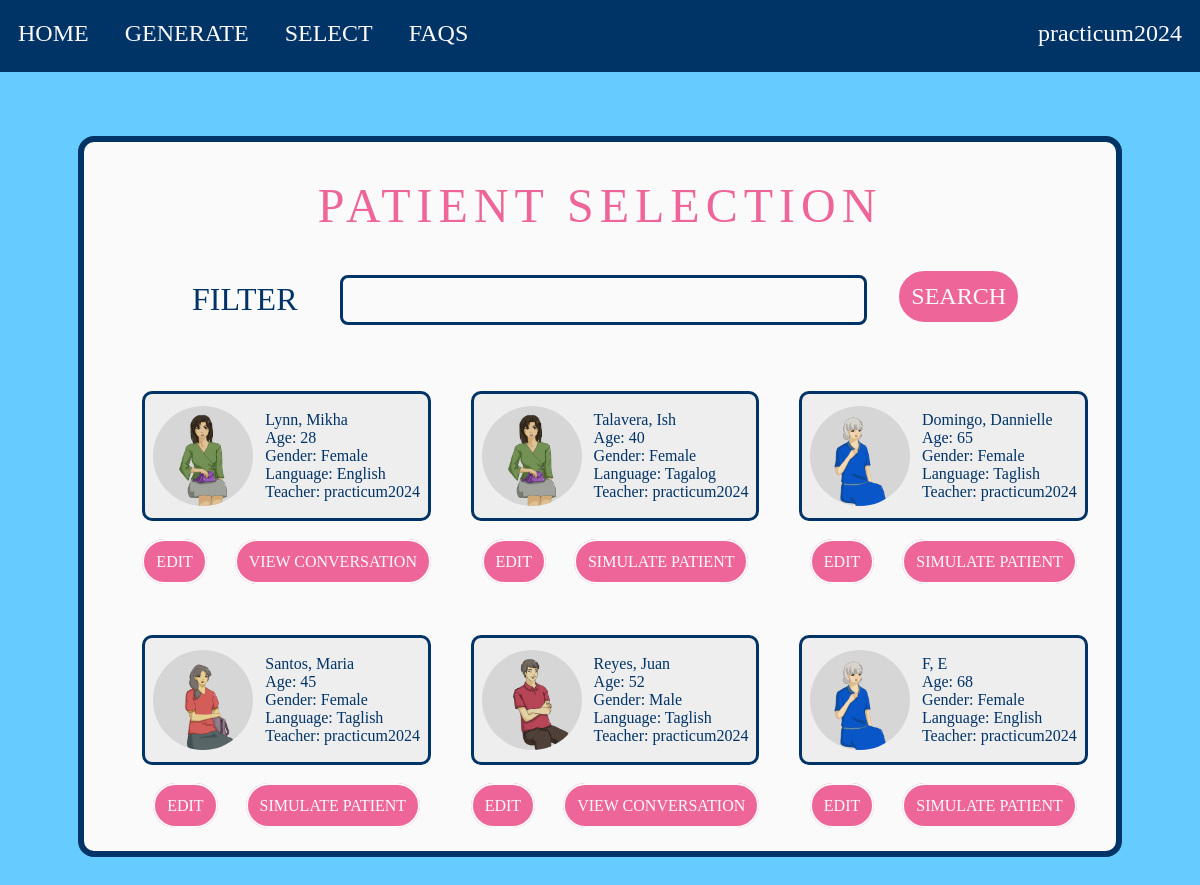
/select/ (signed in), run on an earlier commit of the app's database.
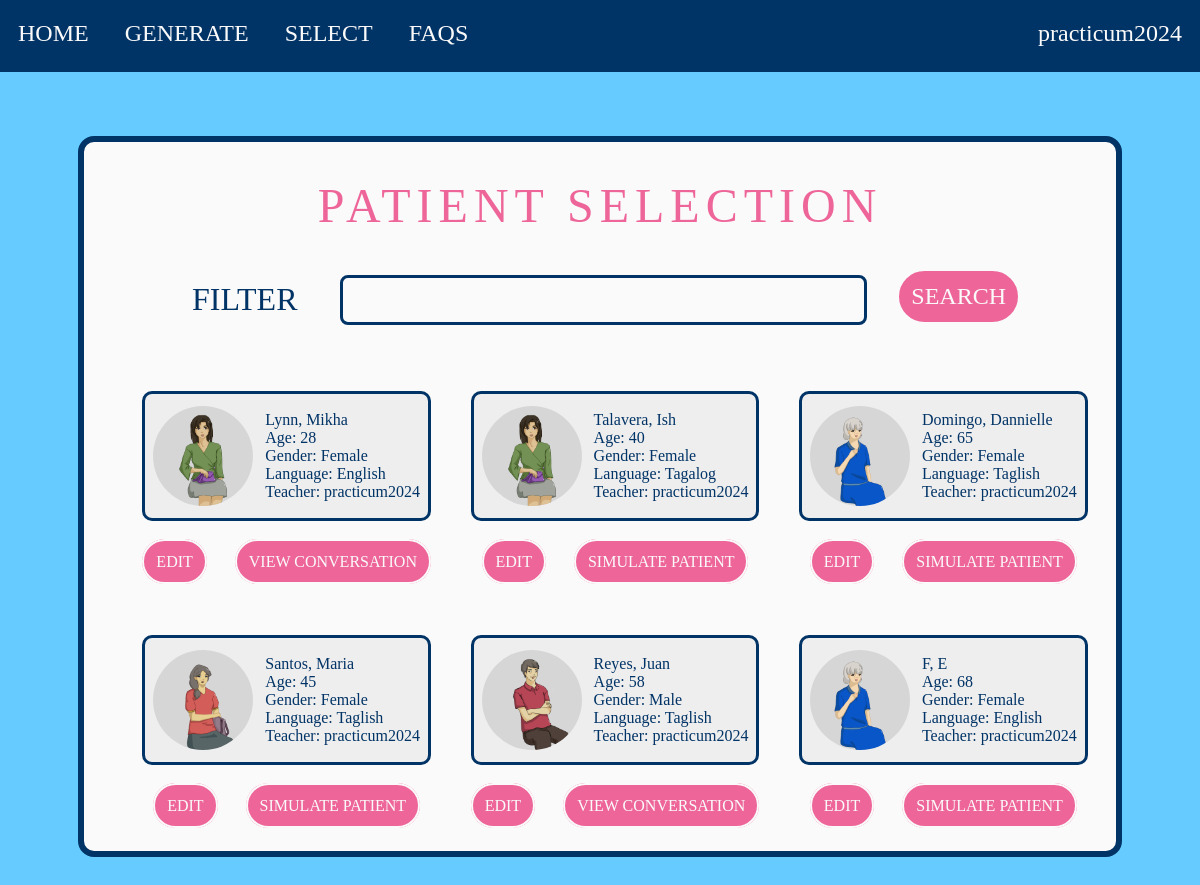
And on a later commit of the database.
### virtualpatient/models.py (models this page shows, shortened)
class Patient(models.Model):
    first_name = models.CharField(max_length=50, null=True)
    last_name = models.CharField(max_length=50, null=True)
    age = models.PositiveIntegerField(null=True)
    sex = models.CharField(null=True, max_length=6, choices=[
        ('Male', 'Male'),
        ('Female', 'Female'),
    ])
    height = models.FloatField(help_text="Height in cm", null=True)
    weight = models.FloatField(help_text="Weight in kg", null=True)
    language = models.CharField(null=True, max_length=7, choices=[
        ('English', 'English'),
        ('Tagalog', 'Tagalog'),
        ('Taglish', 'Taglish'),
    ])
    chief_complaint = models.CharField(max_length=50, null=True)
    provocation = models.CharField(max_length=50, null=True)
    quality = models.CharField(max_length=50, null=True)
    region = models.CharField(max_length=50, null=True)
    severity = models.CharField(max_length=50, null=True)
    timing = models.CharField(max_length=50, null=True)
    background = models.CharField(max_length=200, blank=True, null=True)
    family_history = models.CharField(max_length=200, blank=True, null=True)
    lifestyle = models.CharField(max_length=200, blank=True, null=True)
    recent_interactions = models.CharField(max_length=200, blank=True, null=True)
    medical_history = models.CharField(max_length=200, blank=True, null=True)
    symptoms = models.TextField(blank=True, null=True)
    notes = models.TextField(blank=True, null=True)
    illness_to_be_diagnosed = models.CharField(max_length=255, null=True)
    created_by = models.ForeignKey(User, on_delete=models.CASCADE)
    image = models.CharField(default='images/gpt.jpg/', max_length=50, blank=True, null=True)

### virtualpatient/views.py (the view, shortened to what this page needs)
# urls.py: path('select/', views.select, name='select'),
@login_required(login_url='login')
def select(request):
    patients = Patient.objects.all()
    by_user = Patient.objects.filter(created_by=request.user)
    filters = [-1, -1, -1, -1, -1]
    diagnosed = Patient.objects.filter(id__in=Diagnosed.objects.filter(user=request.user).values('patient'))
    context = {'patients': patients, 'by_user': by_user, 'diagnosed': diagnosed, 'filters': filters, 'is_teacher': request.user.groups.filter(name='teacher').exists()}
    return render(request, 'virtualpatient/select.html', context)

### virtualpatient/templates/virtualpatient/select.html (shortened to what this page needs)
{% extends 'virtualpatient/base.html' %}
{% load static %}
{% block content %}
<link rel="stylesheet" href="{% static 'select.css' %}">
<div class="cnt-1">
    <div class="cnt-2">
        <div class="h1">PATIENT SELECTION</div>
        <form method="POST" action="">
            <div class="h2">FILTER</div>
            <div class="filter">
                <div class="selected">
                </div>
            </div>
            <button type="submit" class="search">SEARCH</button>
        </form>
        <div class="cnt-3">
            {% for patient in patients %}
                <div class="patient">
                    <div class="details">
                        <img alt="patient" src="/static/{{patient.image}}/">
                        <div>
                            <p>{{patient.last_name}}, {{patient.first_name}}</p>
                            <p>Age: {{patient.age}}</p>
                            <p>Gender: {{patient.sex}}</p>
                            <p>Language: {{patient.language}}</p>
                            <p>Teacher: {{patient.created_by}}</p>
                        </div>
                    </div>
                    <div class="cnt-4">
                        {% if patient in by_user %}
                            <a class="btn" href="{% url 'edit' pk=patient.pk %}">EDIT</a>
                        {% endif %}
                        {% if patient in diagnosed %}
                            <a class="btn" href="{% url 'simulate' pk=patient.pk %}">VIEW CONVERSATION</a>
                        {% else %}
                            <a class="btn" href="{% url 'simulate' pk=patient.pk %}">SIMULATE PATIENT</a>
                        {% endif %}
                    </div>
                </div>
            {% endfor %}
        </div>
    </div>
</div>
{% endblock %}

What changed in the data, as far as the page shows it:
changed Patient "Reyes": age "52" → "58"
